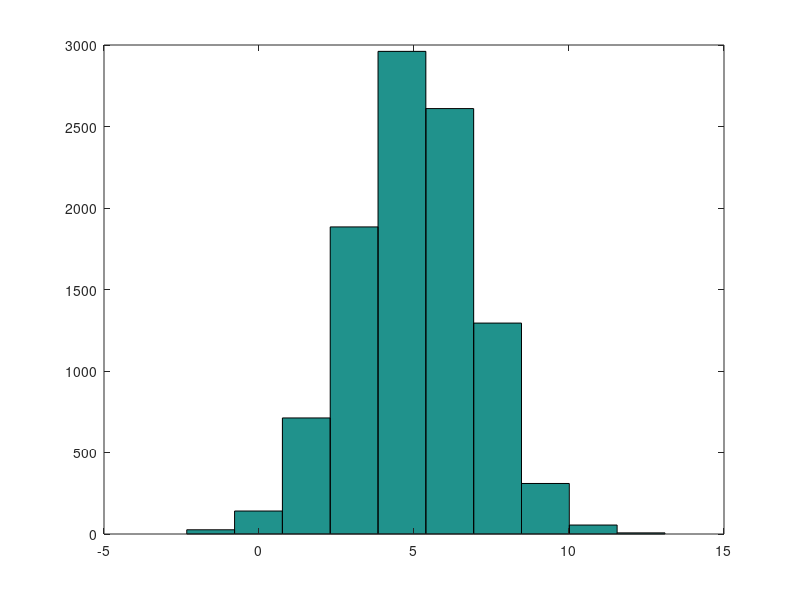
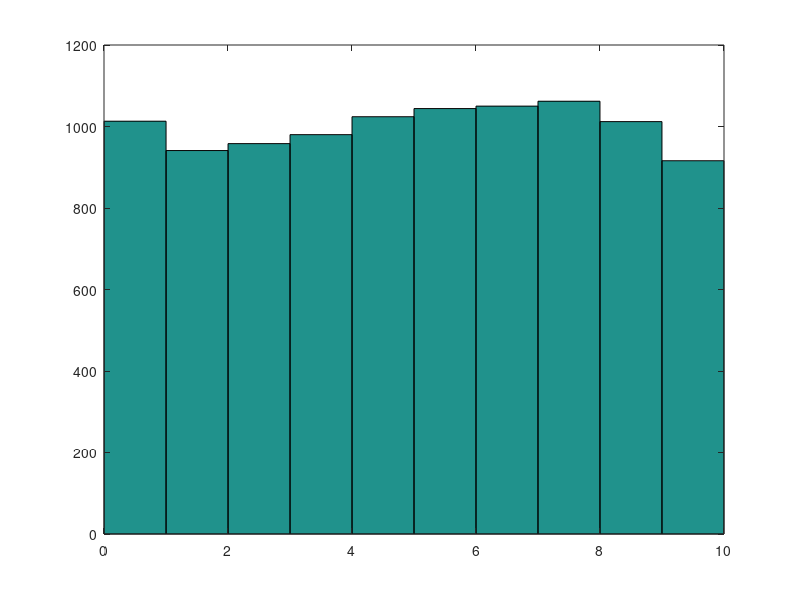

MATLAB code to generate these figures, in order:
% generate vectors with random numbers
v = 10000;
a = normrnd (5,2,1,v);
b = unifrnd (0,10,1,v);

% calculate mean and standard deviation
mean_a = mean(a)
std_a = std(a)
mean_b = mean(b)
std_b = std(b)

% plot both histograms
close all
hist(a)
print('ex3_fig_a.png', '-dpng')
figure
hist(b)
print('ex3_fig_b.png', '-dpng')
